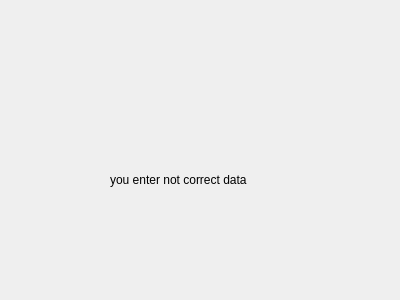
<?xml version="1.0" encoding="UTF-8"?>
<ui version="4.0">
 <class>ErrorWindow</class>
 <widget class="QDialog" name="ErrorWindow">
  <property name="geometry">
   <rect>
    <x>0</x>
    <y>0</y>
    <width>400</width>
    <height>300</height>
   </rect>
  </property>
  <property name="windowTitle">
   <string>Dialog</string>
  </property>
  <widget class="QLabel" name="label">
   <property name="geometry">
    <rect>
     <x>110</x>
     <y>170</y>
     <width>191</width>
     <height>20</height>
    </rect>
   </property>
   <property name="text">
    <string>you enter not correct data</string>
   </property>
  </widget>
 </widget>
 <resources/>
 <connections/>
</ui>
